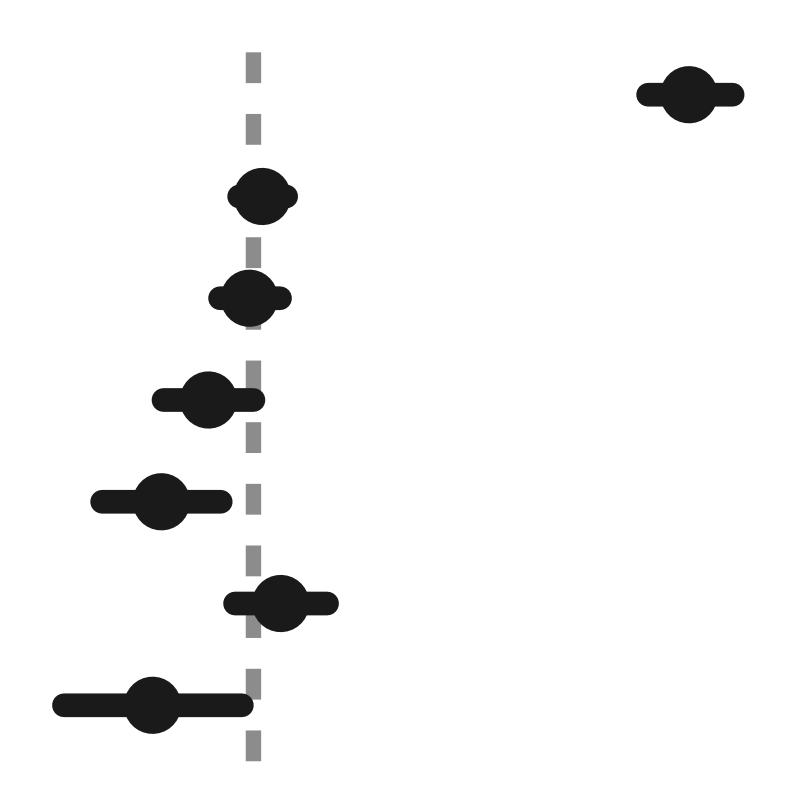

Generate this figure with R:
# Standalone thumbnail: the dot-whisker column on its own, bold enough to read
# at 82px on the front page. Numbers are the same ones used in the post's table.
# Run from this directory.
suppressMessages(library(ggplot2))
out <- "thumb-whisker.png"

d <- data.frame(
  row = 7:1,
  est = c(6.39, 0.13, -0.06, -0.66, -1.35, 0.40, -1.48),
  lo  = c(5.79, -0.21, -0.49, -1.32, -2.22, -0.27, -2.78),
  hi  = c(7.03, 0.48, 0.39, 0.00, -0.48, 1.08, -0.17)
)

p <- ggplot(d, aes(est, row)) +
  geom_vline(xintercept = 0, linetype = "22", linewidth = 2.6, colour = "grey55") +
  geom_linerange(aes(xmin = lo, xmax = hi), linewidth = 4,
                 colour = "grey10", lineend = "round") +
  geom_point(size = 9, colour = "grey10") +
  coord_cartesian(xlim = c(-3.15, 7.45), ylim = c(0.45, 7.55), expand = FALSE) +
  theme_void() +
  theme(
    plot.background = element_rect(fill = "white", colour = NA),
    plot.margin = margin(14, 14, 14, 14)
  )

ggsave(out, p, width = 4, height = 4, dpi = 200)
cat("saved", out, "\n")
